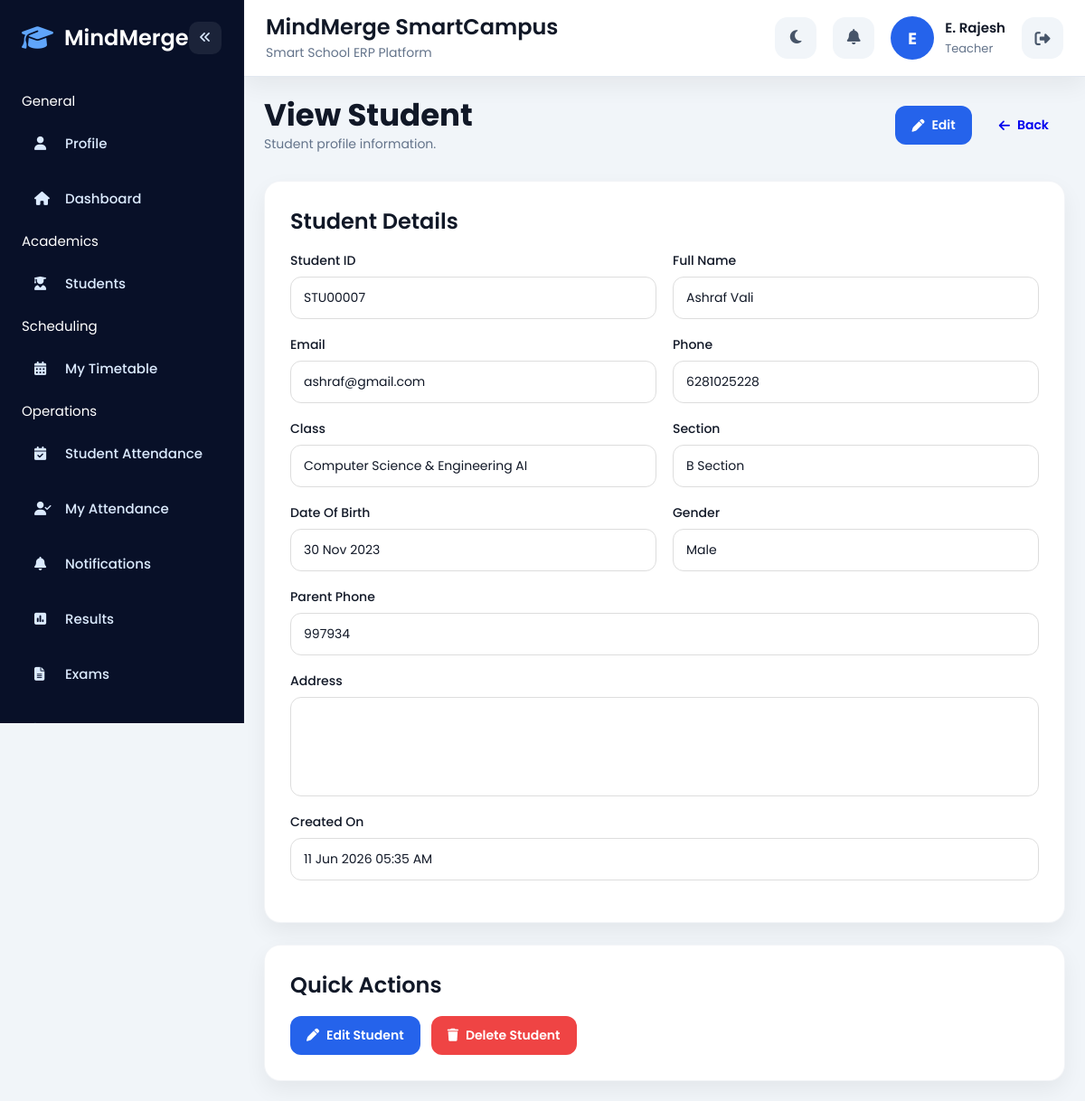
The page /students/view.php?id=12 (signed in) on the database its author committed.
### tables this page shows
CREATE TABLE `students` (
  `id` int(11) NOT NULL,
  `user_id` int(11) NOT NULL,
  `student_id` varchar(50) DEFAULT NULL,
  `class_id` int(11) DEFAULT NULL,
  `section_id` int(11) DEFAULT NULL,
  `class_name` varchar(30) DEFAULT NULL,
  `section_name` varchar(30) DEFAULT NULL,
  `dob` date DEFAULT NULL,
  `gender` varchar(20) DEFAULT NULL,
  `address` text DEFAULT NULL,
  `parent_phone` varchar(20) DEFAULT NULL,
  `created_at` timestamp NOT NULL DEFAULT current_timestamp()
);

CREATE TABLE `users` (
  `id` int(11) NOT NULL,
  `full_name` varchar(100) NOT NULL,
  `email` varchar(100) NOT NULL,
  `phone` varchar(20) NOT NULL,
  `password` varchar(255) NOT NULL,
  `role` enum('admin','teacher','student','parent') NOT NULL,
  `profile_photo` varchar(255) DEFAULT 'default.png',
  `theme_preference` varchar(20) DEFAULT 'light',
  `created_at` timestamp NOT NULL DEFAULT current_timestamp(),
  `admin_id` varchar(50) DEFAULT NULL
);

CREATE TABLE `classes` (
  `class_id` int(11) NOT NULL,
  `class_code` varchar(20) DEFAULT NULL,
  `class_name` varchar(50) NOT NULL,
  `description` text DEFAULT NULL,
  `status` enum('active','inactive') DEFAULT 'active',
  `created_at` timestamp NOT NULL DEFAULT current_timestamp()
);

CREATE TABLE `sections` (
  `section_id` int(11) NOT NULL,
  `class_id` int(11) NOT NULL,
  `section_code` varchar(50) NOT NULL,
  `section_name` varchar(100) NOT NULL,
  `capacity` int(11) DEFAULT 50,
  `status` enum('active','inactive') DEFAULT 'active',
  `created_at` timestamp NOT NULL DEFAULT current_timestamp()
);

### students/view.php (the view, shortened to what this page needs)
<?php
include('../config/db.php');
$id = intval($_GET['id']);
$query = mysqli_query(
$conn,
"SELECT
s.*,
u.full_name,
u.email,
u.phone,
c.class_name,
sec.section_name
FROM students s
LEFT JOIN users u
ON s.user_id = u.id
LEFT JOIN classes c
ON s.class_id = c.class_id
LEFT JOIN sections sec
ON s.section_id = sec.section_id
WHERE s.id='$id'
LIMIT 1"
);
$row = mysqli_fetch_assoc($query);
?>
<!DOCTYPE html>
<html lang="en">
<head>
<link
rel="stylesheet"
href="../assets/css/global.css">
<link
rel="stylesheet"
href="../assets/css/layout.css">
<link
rel="stylesheet"
href="../assets/css/components.css">
<link
rel="stylesheet"
href="https://cdnjs.cloudflare.com/ajax/libs/font-awesome/6.5.1/css/all.min.css">
</head>
<body>
<div class="app-layout">
<?php include('../partials/sidebar.php'); ?>
<div class="main-content">
<?php include('../partials/topbar.php'); ?>
<div class="page-content">
<div class="page-header">
<div>
<h1>
View Student
</h1>
<p>
Student profile information.
</p>
</div>
<div
style="
display:flex;
gap:12px;
flex-wrap:wrap;
">
<a
href="edit.php?id=<?php echo $row['id']; ?>"
class="btn btn-primary">
<i class="fa-solid fa-pen"></i>
Edit
</a>
<a
href="index.php"
class="btn">
<i class="fa-solid fa-arrow-left"></i>
Back
</a>
</div>
</div>
<div class="dashboard-section">
<div class="section-header">
<h2>
Student Details
</h2>
</div>
<div class="form-grid">
<div class="form-group">
<label class="form-label">
Student ID
</label>
<div class="form-input">
<?php echo htmlspecialchars($row['student_id']); ?>
</div>
</div>
<div class="form-group">
<label class="form-label">
Full Name
</label>
<div class="form-input">
<?php echo htmlspecialchars($row['full_name']); ?>
</div>
</div>
</div>
<div class="form-grid">
<div class="form-group">
<label class="form-label">
Email
</label>
<div class="form-input">
<?php echo htmlspecialchars($row['email']); ?>
</div>
</div>
<div class="form-group">
<label class="form-label">
Phone
</label>
<div class="form-input">
<?php echo htmlspecialchars($row['phone']); ?>
</div>
</div>
</div>
<div class="form-grid">
<div class="form-group">
<label class="form-label">
Class
</label>
<div class="form-input">
<?php echo htmlspecialchars($row['class_name']); ?>
</div>
</div>
<div class="form-group">
<label class="form-label">
Section
</label>
<div class="form-input">
<?php echo htmlspecialchars($row['section_name']); ?>
</div>
</div>
</div>
<div class="form-grid">
<div class="form-group">
<label class="form-label">
Date Of Birth
</label>
<div class="form-input">
<?php
if(!empty($row['dob'])){
echo date(
'd M Y',
strtotime($row['dob'])
);
}
?>
</div>
</div>
<div class="form-group">
<label class="form-label">
Gender
</label>
<div class="form-input">
<?php echo ucfirst($row['gender']); ?>
</div>
</div>
</div>
<div class="form-group">
<label class="form-label">
Parent Phone
</label>
<div class="form-input">
<?php echo htmlspecialchars($row['parent_phone']); ?>
</div>
</div>
<div class="form-group">
<label class="form-label">
Address
</label>
<div class="form-textarea">
</div>
</div>
<div class="form-group">
<label class="form-label">
Created On
</label>
<div class="form-input">
<?php
echo date(
'd M Y h:i A',
strtotime(
$row['created_at']
)
);
?>
</div>
</div>
</div>
<div class="dashboard-section">
<div class="section-header">
<h2>
Quick Actions
</h2>
</div>
<div
style="
display:flex;
gap:12px;
flex-wrap:wrap;
">
<a
href="edit.php?id=<?php echo $row['id']; ?>"
class="btn btn-primary">
<i class="fa-solid fa-pen"></i>
Edit Student
</a>
<a
href="delete.php?id=<?php echo $row['id']; ?>"
class="btn"
style="
background:#ef4444;
color:white;
"
onclick="return confirm('Are you sure you want to delete this student?');">
<i class="fa-solid fa-trash"></i>
Delete Student
</a>
</div>
</div>
</div>
</div>
</div>
</body>
</html>

### assets/css/global.css (style rules this page uses)
:root { --primary:#2563eb; --primary-dark:#1d4ed8; --bg:#f1f5f9; --sidebar:#081028; --card:#ffffff; --text:#111827; --muted:#64748b; --success:#22c55e; --danger:#ef4444; --warning:#f59e0b; --radius-lg:18px; --radius-md:14px; --radius-sm:10px; --shadow: 0 10px 25px rgba(0,0,0,0.06); }
* { margin:0; padding:0; box-sizing:border-box; }
html, body { width:100%; overflow-x:hidden; scroll-behavior:smooth; }
body { font-family:'Poppins',sans-serif; background:var(--bg); color:var(--text); font-size:15px; }
h1 { font-size:34px; font-weight:700; line-height:1.2; }
h2 { font-size:24px; font-weight:600; line-height:1.3; }
p { color:var(--muted); line-height:1.6; font-size:14px; }
.page-content { padding:24px; width:100%; max-width:1500px; margin:auto; }
.form-grid { display:grid; grid-template-columns: repeat(auto-fit,minmax(260px,1fr)); gap:18px; }
@media (max-width:1200px) { .page-content { padding:22px; } }

### assets/css/layout.css (style rules this page uses)
.app-layout { display:flex; min-height:100vh; background:var(--bg); }
.main-content { margin-left:270px; width:100%; min-height:100vh; transition:0.3s; }

### assets/css/components.css (style rules this page uses)
.btn { border:none; padding:11px 18px; border-radius:12px; cursor:pointer; font-weight:600; transition:0.3s; text-decoration:none; display:inline-flex; align-items:center; justify-content:center; gap:8px; font-size:14px; }
.btn-primary { background:var(--primary); color:white; }
.form-group { margin-bottom:18px; width:100%; }
.form-label { display:block; margin-bottom:7px; font-weight:500; font-size:14px; }
.form-input, .form-select, .form-textarea { width:100%; padding:12px 14px; border:1px solid #ddd; border-radius:12px; outline:none; transition:0.3s; font-size:14px; font-family:'Poppins',sans-serif; background:white; }
.form-textarea { resize:none; min-height:110px; }
.page-header { display:flex; justify-content:space-between; align-items:center; gap:20px; flex-wrap:wrap; margin-bottom:30px; }
.dashboard-section { margin-top:24px; background:var(--card); padding:28px; border-radius:var(--radius-lg); box-shadow:var(--shadow); overflow:hidden; border:1px solid rgba(148,163,184,.12); }
.section-header { margin-bottom:18px; }
.form-grid { display:grid; grid-template-columns: repeat(auto-fit,minmax(250px,1fr)); gap:18px; }

### rows shown on the page
students: student "STU00007", user.full_name "Ashraf Vali", user.email "ashraf@gmail.com", user.phone "6281025228", class.class_name "Computer Science & Engineering AI", section.section_name "B Section", dob "30 Nov 2023", gender "Male", parent_phone "997934", created_at "11 Jun 2026 05:35 AM"

### other values the page prints
$group['label'] "General"
$config['label'] "Profile"
$config['label'] "Dashboard"
$group['label'] "Academics"
$config['label'] "Students"
$group['label'] "Scheduling"
$config['label'] "My Timetable"
$group['label'] "Operations"
$config['label'] "Student Attendance"
$config['label'] "My Attendance"
$config['label'] "Notifications"
$config['label'] "Results"
$config['label'] "Exams"
$first_letter "E"
$full_name "E. Rajesh"
